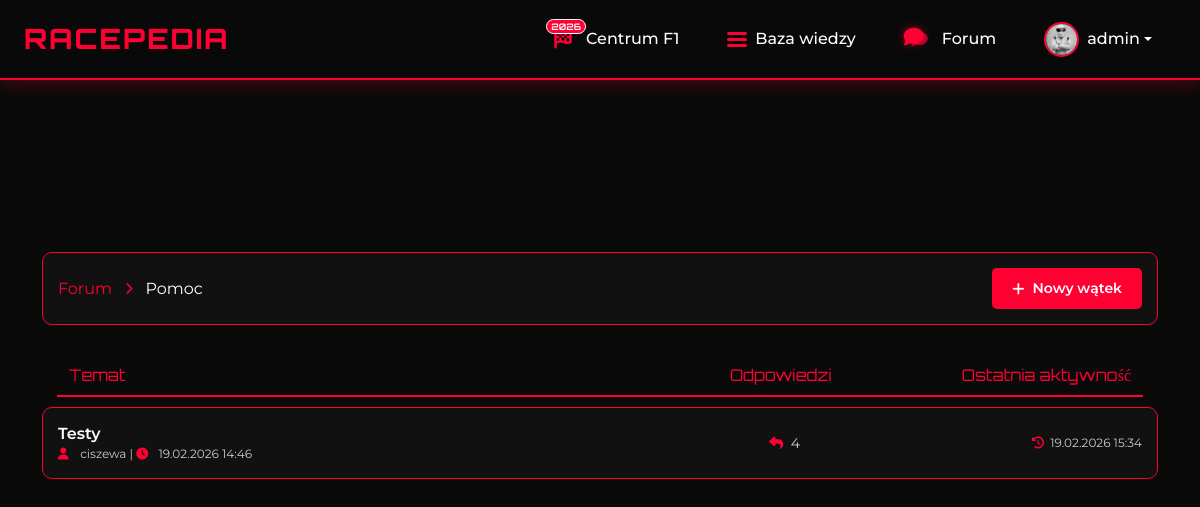
Page /forum/category.php?id=5 (signed in) on the committed database.
### tables this page shows
CREATE TABLE `forum_categories` (
  `id` int NOT NULL,
  `name` varchar(100) NOT NULL,
  `description` text,
  `icon` varchar(50) DEFAULT NULL,
  `display_order` int NOT NULL DEFAULT '0',
  `is_active` tinyint(1) NOT NULL DEFAULT '1'
);

CREATE TABLE `forum_threads` (
  `id` int NOT NULL,
  `category_id` int NOT NULL,
  `title` varchar(255) NOT NULL,
  `content` text NOT NULL,
  `author_id` int NOT NULL,
  `created_at` timestamp NOT NULL DEFAULT CURRENT_TIMESTAMP,
  `updated_at` timestamp NULL DEFAULT NULL ON UPDATE CURRENT_TIMESTAMP,
  `views` int NOT NULL DEFAULT '0',
  `is_pinned` tinyint(1) NOT NULL DEFAULT '0',
  `is_locked` tinyint(1) NOT NULL DEFAULT '0',
  `last_post_id` int DEFAULT NULL,
  `last_post_at` timestamp NULL DEFAULT NULL
);

CREATE TABLE `users` (
  `id` int NOT NULL,
  `username` varchar(50) NOT NULL,
  `email` varchar(100) NOT NULL,
  `password_hash` varchar(255) NOT NULL,
  `role` enum('Administrator','Noob','Niedzielny Kierowca','Dobry Kierowca') NOT NULL DEFAULT 'Noob',
  `avatar` varchar(255) NOT NULL DEFAULT 'default.jpg',
  `bio` text,
  `join_date` timestamp NOT NULL DEFAULT CURRENT_TIMESTAMP,
  `last_login` timestamp NULL DEFAULT NULL,
  `is_active` tinyint(1) NOT NULL DEFAULT '1'
);

### forum/backend/forum_functions.php (called while the page is built, shortened)
<?php
function isForumUserLoggedIn() {
    return isset($_SESSION['user_id']);
}
?>

### forum/category.php (the view, shortened to what this page needs)
<?php
include "../backend/config.php";
include "backend/forum_functions.php";
$category_id = $_GET['id'] ?? 0;
$stmt = $conn->prepare("SELECT * FROM forum_categories WHERE id = ?");
$stmt->bind_param("i", $category_id);
$stmt->execute();
$category = $stmt->get_result()->fetch_assoc();
$threads = $conn->prepare("
    SELECT t.*, u.username, u.avatar,
           (SELECT COUNT(*) FROM forum_posts WHERE thread_id = t.id) as post_count,
           (SELECT created_at FROM forum_posts WHERE thread_id = t.id ORDER BY created_at DESC LIMIT 1) as last_post_time
    FROM forum_threads t
    JOIN users u ON t.author_id = u.id
    WHERE t.category_id = ?
    ORDER BY t.is_pinned DESC, t.created_at DESC
");
$threads->bind_param("i", $category_id);
$threads->execute();
$threads_result = $threads->get_result();
?>
<!DOCTYPE html>
<html lang="pl">
<head>
    <link href="https://cdn.jsdelivr.net/npm/bootstrap@5.3.2/dist/css/bootstrap.min.css" rel="stylesheet">
    <link rel="stylesheet" href="https://cdnjs.cloudflare.com/ajax/libs/font-awesome/6.4.2/css/all.min.css">
    <?php include "../components/styles.php"; ?>
</head>
<body>
<?php include "../components/navbar.php"; ?>
<div class="container mt-5 pt-5">
    <div class="breadcrumb-custom">
        <div class="d-flex justify-content-between align-items-center flex-wrap" style="gap: 15px;">
            <div class="d-flex align-items-center flex-wrap" style="gap: 5px;">
                <a href="index.php" style="color:#ff0033; text-decoration:none;">Forum</a>
                <i class="fas fa-chevron-right mx-2" style="color:#ff0033; font-size: 12px;"></i>
                <span style="color:white;"><?= htmlspecialchars($category['name']) ?></span>
            </div>
            <?php if (isForumUserLoggedIn()): ?>
                <a href="create_thread.php?category_id=<?= $category_id ?>" class="btn-new-thread">
                    <i class="fas fa-plus me-2"></i>Nowy wątek
                </a>
            <?php endif; ?>
        </div>
    </div>
    <div class="row">
        <div class="col-12">
            <?php if ($threads_result->num_rows == 0): ?>
                <div class="text-center py-5" style="color: #ccc;">
                    <i class="fas fa-comments fa-3x mb-3" style="color: #ff0033;"></i>
                    <p>Brak wątków w tej kategorii.</p>
                    <?php if (isForumUserLoggedIn()): ?>
                        <a href="create_thread.php?category_id=<?= $category_id ?>" class="btn-new-thread mt-3">
                            <i class="fas fa-plus me-2"></i>Załóż pierwszy wątek
                        </a>
                    <?php endif; ?>
                </div>
            <?php else: ?>
                <div class="thread-header d-none d-md-flex">
                    <div class="row w-100 mx-0 py-2" style="color: #ff0033; font-family: 'Orbitron'; border-bottom: 2px solid #ff0033;">
                        <div class="col-md-7">Temat</div>
                        <div class="col-md-2 text-center">Odpowiedzi</div>
                        <div class="col-md-3 text-end">Ostatnia aktywność</div>
                    </div>
                </div>
                <?php while ($thread = $threads_result->fetch_assoc()): ?>
                <div class="thread-row <?= $thread['is_pinned'] ? 'pinned-thread' : '' ?>">
                    <div class="row align-items-center d-none d-md-flex">
                        <div class="col-md-7">
                            <div class="thread-title">
                                <a href="thread.php?id=<?= $thread['id'] ?>" class="thread-link">
                                    <?= htmlspecialchars($thread['title']) ?>
                                </a>
                            </div>
                            <div class="thread-meta">
                                <i class="fas fa-user"></i> <?= htmlspecialchars($thread['username']) ?> |
                                <i class="fas fa-clock"></i> <?= date('d.m.Y H:i', strtotime($thread['created_at'])) ?>
                            </div>
                        </div>
                        <div class="col-md-2 text-center">
                            <span class="thread-stats">
                                <i class="fas fa-reply me-1"></i> <?= $thread['post_count'] - 1 ?>
                            </span>
                        </div>
                        <div class="col-md-3 text-end">
                            <?php if ($thread['last_post_time']): ?>
                                <div class="thread-meta">
                                    <i class="fas fa-history"></i>
                                    <?= date('d.m.Y H:i', strtotime($thread['last_post_time'])) ?>
                                </div>
                            <?php else: ?>
                                <span class="text-secondary">Brak odpowiedzi</span>
                            <?php endif; ?>
                        </div>
                    </div>
                </div>
                <?php endwhile; ?>
            <?php endif; ?>
        </div>
    </div>
</div>
</body>
</html>

### components/styles.php (style rules this page uses)
:root { --bg-primary: #0a0a0a; --bg-secondary: #111111; --bg-card: #111111; --accent-red: #ff0033; --accent-red-hover: #ff1a47; --accent-red-transparent: rgba(255, 0, 51, 0.2); --text-primary: #ffffff; --text-secondary: #cccccc; --border-color: rgba(255, 0, 51, 0.3); --glass-bg: rgba(17, 17, 17, 0.8); --glass-border: rgba(255, 0, 51, 0.2); }
body { background: var(--bg-primary); color: var(--text-primary); font-family: 'Montserrat', sans-serif; min-height: 100vh; padding-top: 76px; }

### forum/category.php (style rules this page uses)
.breadcrumb-custom { background: #111; border: 1px solid #ff0033; border-radius: 10px; padding: 15px; margin-bottom: 30px; }
.btn-new-thread { background: #ff0033; color: white; border: none; padding: 10px 20px; border-radius: 5px; transition: all 0.3s ease; text-decoration: none; display: inline-flex; align-items: center; font-size: 14px; font-weight: 600; }
.thread-header { margin-bottom: 10px; padding: 0 15px; }
.thread-row { background: #111; border: 1px solid #ff0033; border-radius: 10px; padding: 15px; margin-bottom: 10px; transition: all 0.3s ease; }
.thread-title { font-size: 16px; font-weight: 600; line-height: 1.4; }
.thread-link { color: white; text-decoration: none; transition: all 0.3s ease; }
.thread-meta { font-size: 12px; color: #ccc; }
.thread-meta i { color: #ff0033; width: 16px; margin-right: 3px; }
.thread-stats { color: #ccc; font-size: 14px; }
.thread-stats i { color: #ff0033; }

### rows in the picture
forum_categories: name "Pomoc"
forum_threads: title "Testy", author.username "ciszewa", created_at "19.02.2026 14:46", post_count "4", last_post_time "19.02.2026 15:34"

### other values in the picture
$username "admin"
